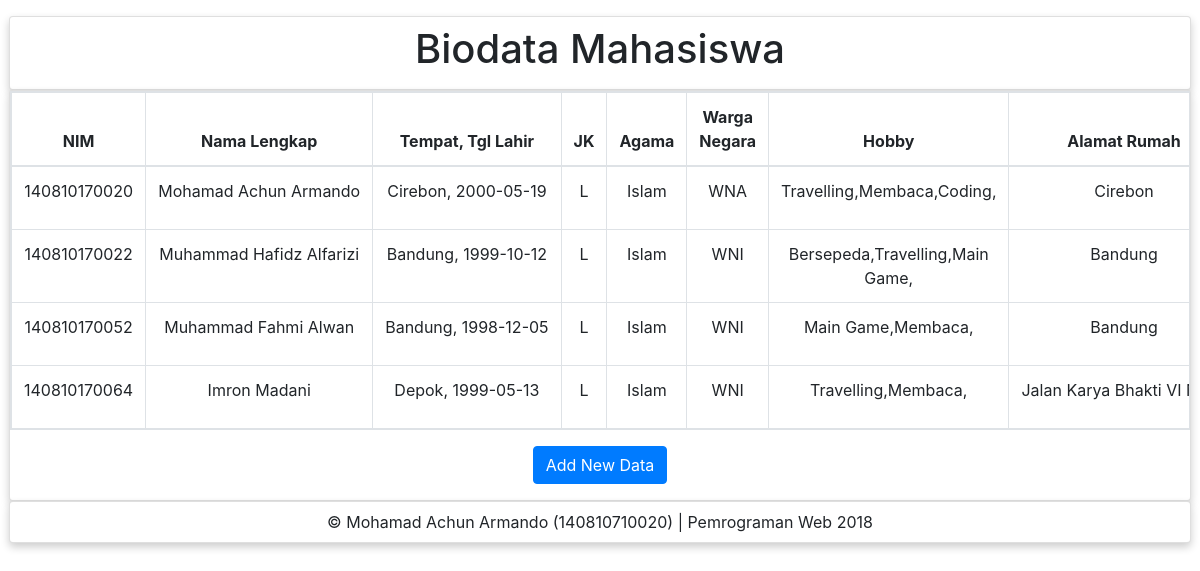
The page / on the database its author committed.
### tables this page shows
CREATE TABLE `tb_biodata` (
  `nim` varchar(12) NOT NULL,
  `nama` varchar(100) NOT NULL,
  `tmp_lhr` varchar(100) NOT NULL,
  `tgl_lhr` date NOT NULL,
  `jk` char(1) NOT NULL,
  `agama` varchar(20) NOT NULL,
  `warganegara` varchar(3) NOT NULL,
  `hobby` varchar(100) NOT NULL,
  `alamat` varchar(200) NOT NULL,
  `email` varchar(20) NOT NULL
);

### index.php (the view, shortened to what this page needs)
<?php include("config.php");?>
<!DOCTYPE html>
<html>
  <head>
    <link rel="stylesheet" href="css/style.css" type="text/css">
    <link rel="stylesheet" href="css/bootstrap.css" type="text/css">
  </head>
  <body>
       <div class="kontainer pt-3 pb-3 pl-4 pr-4">
            <div class="row card p-2">
                 <h1 class="text-center">Biodata Mahasiswa</h1>
            </div>
            <div class="row card text-center">
                 <table class="table table-hover table-bordered table-responsive">
                   <thead>
                     <tr>
                       <th>NIM</th>
                       <th>Nama Lengkap</th>
                       <th>Tempat, Tgl Lahir</th>
                       <th>JK</th>
                       <th>Agama</th>
                       <th>Warga Negara</th>
                       <th>Hobby</th>
                       <th>Alamat Rumah</th>
                     </tr>
                   </thead>
                   <tbody>
                     <?php
                         $getBiodata = "SELECT * FROM tb_biodata";
                         $result = mysqli_query($konek, $getBiodata);
                         while($biodata = mysqli_fetch_array($result)){
                              if(mysqli_num_rows($result) > 0){
                                   echo "<tr>";
                                   echo "<td>".$biodata['nim']."</td>";
                                   echo "<td nowrap>".$biodata['nama']."</td>";
                                   echo "<td nowrap>".$biodata['tmp_lhr'].", ".$biodata['tgl_lhr']."</td>";
                                   echo "<td>".$biodata['jk']."</td>";
                                   echo "<td>".$biodata['agama']."</td>";
                                   echo "<td>".$biodata['warganegara']."</td>";
                                   echo "<td>".$biodata['hobby']."</td>";
                                   echo "<td nowrap>".$biodata['alamat']."</td>";
                                   echo "</tr>";
                              }
                         }
                     ?>
                   </tbody>
                 </table>
                 <div class="text-center p-3">
                      <a href="view_add.php" class="btn btn-primary">Add New Data</a>
                 </div>
            </div>
            <div class="row card p-2">
                 <span class="text-center">&copy Mohamad Achun Armando (140810710020) | Pemrograman Web 2018</span>
            </div>
       </div>
  </body>
</html>

### css/style.css (style rules this page uses)
.kontainer { width: 100%; padding-right: 15px; padding-left: 15px; margin-left: auto; margin-right: auto; }
table { margin: 0 auto !important; table-layout: fixed !important; }
.card { box-shadow: 0 4px 8px 0 rgba(0,0,0, 0.2); }
.text-center { text-align: center; }

### rows shown on the page
tb_biodata: nim "140810170020", nama "Mohamad Achun Armando", tmp_lhr "Cirebon", tgl_lhr "2000-05-19", jk "L", agama "Islam", warganegara "WNA", hobby "Travelling,Membaca,Coding,", alamat "Cirebon"
tb_biodata: nim "140810170022", nama "Muhammad Hafidz Alfarizi", tmp_lhr "Bandung", tgl_lhr "1999-10-12", jk "L", agama "Islam", warganegara "WNI", hobby "Bersepeda,Travelling,Main Game,", alamat "Bandung"
tb_biodata: nim "140810170052", nama "Muhammad Fahmi Alwan", tmp_lhr "Bandung", tgl_lhr "1998-12-05", jk "L", agama "Islam", warganegara "WNI", hobby "Main Game,Membaca,", alamat "Bandung"
tb_biodata: nim "140810170064", nama "Imron Madani", tmp_lhr "Depok", tgl_lhr "1999-05-13", jk "L", agama "Islam", warganegara "WNI", hobby "Travelling,Membaca,", alamat "Jalan Karya Bhakti VI…"
